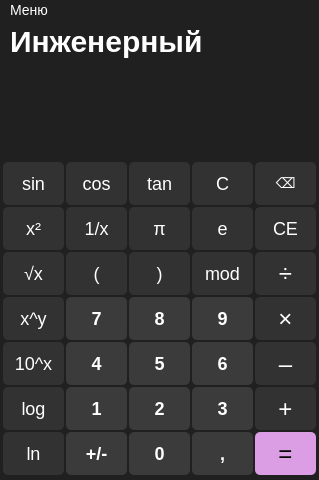
<?xml version="1.0" encoding="UTF-8"?>
<ui version="4.0">
 <class>Engine</class>
 <widget class="QMainWindow" name="Engine">
  <property name="geometry">
   <rect>
    <x>0</x>
    <y>0</y>
    <width>319</width>
    <height>480</height>
   </rect>
  </property>
  <property name="windowTitle">
   <string>MainWindow</string>
  </property>
  <property name="styleSheet">
   <string notr="true">background-color: rgb(32,32,32);</string>
  </property>
  <widget class="QWidget" name="centralwidget">
   <widget class="QPushButton" name="pushButtonRevers">
    <property name="geometry">
     <rect>
      <x>66</x>
      <y>186</y>
      <width>61</width>
      <height>43</height>
     </rect>
    </property>
    <property name="styleSheet">
     <string notr="true">QPushButton {
	background-color: rgb(50,50,50);
	color: white;
	border-radius: 5px;
	font-size: 18px;
}
QPushButton:hover {
	background-color: rgb(59,59,59);
	color: white;
	border-radius: 5px;
	font-size: 18px;
}
QPushButton:pressed {
	background-color: rgb(50,50,50);
	color: white;
	border-radius: 5px;
	font-size: 18px;
}</string>
    </property>
    <property name="text">
     <string>1/x</string>
    </property>
   </widget>
   <widget class="QPushButton" name="pushButton3">
    <property name="geometry">
     <rect>
      <x>192</x>
      <y>366</y>
      <width>61</width>
      <height>43</height>
     </rect>
    </property>
    <property name="styleSheet">
     <string notr="true">QPushButton {
	color: white;
	background-color: rgb(59,59,59);
	font-family: &quot;Segoe UI&quot;;
	font-weight: 500;
	border-radius: 5px;
	font-size: 18px;
}
QPushButton:hover {
	color: white;
	background-color: rgb(50,50,50);
	border-radius: 5px;
	font-size: 18px;
}
QPushButton:pressed {
	color: white;
	background-color: rgb(40,40,40);
	border-radius: 5px;
	font-size: 18px;
}</string>
    </property>
    <property name="text">
     <string>3</string>
    </property>
   </widget>
   <widget class="QPushButton" name="pushButtonCE">
    <property name="geometry">
     <rect>
      <x>255</x>
      <y>186</y>
      <width>61</width>
      <height>43</height>
     </rect>
    </property>
    <property name="styleSheet">
     <string notr="true">QPushButton {
	background-color: rgb(50,50,50);
	color: white;
	border-radius: 5px;
	font-size: 18px;
}
QPushButton:hover {
	background-color: rgb(59,59,59);
	color: white;
	border-radius: 5px;
	font-size: 18px;
}
QPushButton:pressed {
	background-color: rgb(50,50,50);
	color: white;
	border-radius: 5px;
	font-size: 18px;
}</string>
    </property>
    <property name="text">
     <string>CE</string>
    </property>
   </widget>
   <widget class="QPushButton" name="pushButtonE">
    <property name="geometry">
     <rect>
      <x>192</x>
      <y>186</y>
      <width>61</width>
      <height>43</height>
     </rect>
    </property>
    <property name="styleSheet">
     <string notr="true">QPushButton {
	background-color: rgb(50,50,50);
	color: white;
	border-radius: 5px;
	font-size: 18px;
}
QPushButton:hover {
	background-color: rgb(59,59,59);
	color: white;
	border-radius: 5px;
	font-size: 18px;
}
QPushButton:pressed {
	background-color: rgb(50,50,50);
	color: white;
	border-radius: 5px;
	font-size: 18px;
}</string>
    </property>
    <property name="text">
     <string>e</string>
    </property>
   </widget>
   <widget class="QPushButton" name="pushButtonMult">
    <property name="geometry">
     <rect>
      <x>255</x>
      <y>276</y>
      <width>61</width>
      <height>43</height>
     </rect>
    </property>
    <property name="styleSheet">
     <string notr="true">QPushButton {
	background-color: rgb(50, 50, 50);
	color: white;
	border-radius: 5px;
	font-size: 24px;
}
QPushButton:hover {
	background-color: rgb(59, 59, 59);
	color: white;
	border-radius: 5px;
	font-size: 24px;
}
QPushButton:pressed {
	background-color: rgb(50,50,50);
	color: white;
	border-radius: 5px;
	font-size: 24px;
}</string>
    </property>
    <property name="text">
     <string>×</string>
    </property>
   </widget>
   <widget class="QPushButton" name="pushButton7">
    <property name="geometry">
     <rect>
      <x>66</x>
      <y>276</y>
      <width>61</width>
      <height>43</height>
     </rect>
    </property>
    <property name="styleSheet">
     <string notr="true">QPushButton {
	color: white;
	background-color: rgb(59,59,59);
	font-family: &quot;Segoe UI&quot;;
	font-weight: 500;
	border-radius: 5px;
	font-size: 18px;
}
QPushButton:hover {
	color: white;
	background-color: rgb(50,50,50);
	border-radius: 5px;
	font-size: 18px;
}
QPushButton:pressed {
	color: white;
	background-color: rgb(40,40,40);
	border-radius: 5px;
	font-size: 18px;
}</string>
    </property>
    <property name="text">
     <string>7</string>
    </property>
   </widget>
   <widget class="QPushButton" name="pushButton0">
    <property name="geometry">
     <rect>
      <x>129</x>
      <y>411</y>
      <width>61</width>
      <height>43</height>
     </rect>
    </property>
    <property name="styleSheet">
     <string notr="true">QPushButton {
	color: white;
	background-color: rgb(59,59,59);
	font-family: &quot;Segoe UI&quot;;
	font-weight: 500;
	border-radius: 5px;
	font-size: 18px;
}
QPushButton:hover {
	color: white;
	background-color: rgb(50,50,50);
	border-radius: 5px;
	font-size: 18px;
}
QPushButton:pressed {
	color: white;
	background-color: rgb(40,40,40);
	border-radius: 5px;
	font-size: 18px;
}</string>
    </property>
    <property name="text">
     <string>0</string>
    </property>
   </widget>
   <widget class="QPushButton" name="pushButtonResult">
    <property name="geometry">
     <rect>
      <x>255</x>
      <y>411</y>
      <width>61</width>
      <height>43</height>
     </rect>
    </property>
    <property name="styleSheet">
     <string notr="true">QPushButton {
	background-color: rgb(219,158,229);
	color: black;
	border-radius: 5px;
	font-size: 24px;
}
QPushButton:hover {
	background-color:  rgb(200,145,210);
	color: black;
	border-radius: 5px;
	font-size: 24px;
}
QPushButton:pressed {
	background-color: rgb(181,132,189);
	color: rgb(115,84,121);
	border-radius: 5px;
	font-size: 24px;

}</string>
    </property>
    <property name="text">
     <string>=</string>
    </property>
   </widget>
   <widget class="QPushButton" name="pushButton6">
    <property name="geometry">
     <rect>
      <x>192</x>
      <y>321</y>
      <width>61</width>
      <height>43</height>
     </rect>
    </property>
    <property name="styleSheet">
     <string notr="true">QPushButton {
	color: white;
	background-color: rgb(59,59,59);
	font-family: &quot;Segoe UI&quot;;
	font-weight: 500;
	border-radius: 5px;
	font-size: 18px;
}
QPushButton:hover {
	color: white;
	background-color: rgb(50,50,50);
	border-radius: 5px;
	font-size: 18px;
}
QPushButton:pressed {
	color: white;
	background-color: rgb(40,40,40);
	border-radius: 5px;
	font-size: 18px;
}</string>
    </property>
    <property name="text">
     <string>6</string>
    </property>
   </widget>
   <widget class="QPushButton" name="pushButton2">
    <property name="geometry">
     <rect>
      <x>129</x>
      <y>366</y>
      <width>61</width>
      <height>43</height>
     </rect>
    </property>
    <property name="styleSheet">
     <string notr="true">QPushButton {
	color: white;
	background-color: rgb(59,59,59);
	font-family: &quot;Segoe UI&quot;;
	font-weight: 500;
	border-radius: 5px;
	font-size: 18px;
}
QPushButton:hover {
	color: white;
	background-color: rgb(50,50,50);
	border-radius: 5px;
	font-size: 18px;
}
QPushButton:pressed {
	color: white;
	background-color: rgb(40,40,40);
	border-radius: 5px;
	font-size: 18px;
}</string>
    </property>
    <property name="text">
     <string>2</string>
    </property>
   </widget>
   <widget class="QPushButton" name="pushButton8">
    <property name="geometry">
     <rect>
      <x>129</x>
      <y>276</y>
      <width>61</width>
      <height>43</height>
     </rect>
    </property>
    <property name="styleSheet">
     <string notr="true">QPushButton {
	color: white;
	background-color: rgb(59,59,59);
	font-family: &quot;Segoe UI&quot;;
	font-weight: 500;
	border-radius: 5px;
	font-size: 18px;
}
QPushButton:hover {
	color: white;
	background-color: rgb(50,50,50);
	border-radius: 5px;
	font-size: 18px;
}
QPushButton:pressed {
	color: white;
	background-color: rgb(40,40,40);
	border-radius: 5px;
	font-size: 18px;
}</string>
    </property>
    <property name="text">
     <string>8</string>
    </property>
   </widget>
   <widget class="QPushButton" name="pushButton5">
    <property name="geometry">
     <rect>
      <x>129</x>
      <y>321</y>
      <width>61</width>
      <height>43</height>
     </rect>
    </property>
    <property name="styleSheet">
     <string notr="true">QPushButton {
	color: white;
	background-color: rgb(59,59,59);
	font-family: &quot;Segoe UI&quot;;
	font-weight: 500;
	border-radius: 5px;
	font-size: 18px;
}
QPushButton:hover {
	color: white;
	background-color: rgb(50,50,50);
	border-radius: 5px;
	font-size: 18px;
}
QPushButton:pressed {
	color: white;
	background-color: rgb(40,40,40);
	border-radius: 5px;
	font-size: 18px;
}</string>
    </property>
    <property name="text">
     <string>5</string>
    </property>
   </widget>
   <widget class="QPushButton" name="pushButtonPlus">
    <property name="geometry">
     <rect>
      <x>255</x>
      <y>366</y>
      <width>61</width>
      <height>43</height>
     </rect>
    </property>
    <property name="styleSheet">
     <string notr="true">QPushButton {
	background-color: rgb(50, 50, 50);
	color: white;

	border-radius: 5px;
	font-size: 24px;
}
QPushButton:hover {
	background-color: rgb(59, 59, 59);
	color: white;
	border-radius: 5px;
	font-size: 24px;
}
QPushButton:pressed {
	background-color: rgb(50,50,50);
	color: white;
	border-radius: 5px;
	font-size: 24px;
}</string>
    </property>
    <property name="text">
     <string>+</string>
    </property>
   </widget>
   <widget class="QPushButton" name="pushButton9">
    <property name="geometry">
     <rect>
      <x>192</x>
      <y>276</y>
      <width>61</width>
      <height>43</height>
     </rect>
    </property>
    <property name="styleSheet">
     <string notr="true">QPushButton {
	color: white;
	background-color: rgb(59,59,59);
	font-family: &quot;Segoe UI&quot;;
	font-weight: 500;
	border-radius: 5px;
	font-size: 18px;
}
QPushButton:hover {
	color: white;
	background-color: rgb(50,50,50);
	border-radius: 5px;
	font-size: 18px;
}
QPushButton:pressed {
	color: white;
	background-color: rgb(40,40,40);
	border-radius: 5px;
	font-size: 18px;
}</string>
    </property>
    <property name="text">
     <string>9</string>
    </property>
   </widget>
   <widget class="QPushButton" name="pushButton4">
    <property name="geometry">
     <rect>
      <x>66</x>
      <y>321</y>
      <width>61</width>
      <height>43</height>
     </rect>
    </property>
    <property name="styleSheet">
     <string notr="true">QPushButton {
	color: white;
	background-color: rgb(59,59,59);
	font-family: &quot;Segoe UI&quot;;
	font-weight: 500;
	border-radius: 5px;
	font-size: 18px;
}
QPushButton:hover {
	color: white;
	background-color: rgb(50,50,50);
	border-radius: 5px;
	font-size: 18px;
}
QPushButton:pressed {
	color: white;
	background-color: rgb(40,40,40);
	border-radius: 5px;
	font-size: 18px;
}</string>
    </property>
    <property name="text">
     <string>4</string>
    </property>
   </widget>
   <widget class="QPushButton" name="pushButtonPi">
    <property name="geometry">
     <rect>
      <x>129</x>
      <y>186</y>
      <width>61</width>
      <height>43</height>
     </rect>
    </property>
    <property name="styleSheet">
     <string notr="true">QPushButton {
	background-color: rgb(50,50,50);
	color: white;
	border-radius: 5px;
	font-size: 18px;
}
QPushButton:hover {
	background-color: rgb(59,59,59);
	color: white;
	border-radius: 5px;
	font-size: 18px;
}
QPushButton:pressed {
	background-color: rgb(50,50,50);
	color: white;
	border-radius: 5px;
	font-size: 18px;
}</string>
    </property>
    <property name="text">
     <string>π</string>
    </property>
   </widget>
   <widget class="QPushButton" name="pushButtonSub">
    <property name="geometry">
     <rect>
      <x>255</x>
      <y>231</y>
      <width>61</width>
      <height>43</height>
     </rect>
    </property>
    <property name="styleSheet">
     <string notr="true">QPushButton {
	background-color: rgb(50, 50, 50);
	color: white;
	border-radius: 5px;
	font-size: 24px;
}
QPushButton:hover {
	background-color: rgb(59, 59, 59);
	color: white;
	border-radius: 5px;
	font-size: 24px;
}
QPushButton:pressed {
	background-color: rgb(50,50,50);
	color: white;
	border-radius: 5px;
	font-size: 24px;
}</string>
    </property>
    <property name="text">
     <string>÷</string>
    </property>
   </widget>
   <widget class="QPushButton" name="pushButtonUnary">
    <property name="geometry">
     <rect>
      <x>66</x>
      <y>411</y>
      <width>61</width>
      <height>43</height>
     </rect>
    </property>
    <property name="styleSheet">
     <string notr="true">QPushButton {
	color: white;
	background-color: rgb(59,59,59);
	font-family: &quot;Segoe UI&quot;;
	font-weight: 500;
	border-radius: 5px;
	font-size: 18px;
}
QPushButton:hover {
	color: white;
	background-color: rgb(50,50,50);
	border-radius: 5px;
	font-size: 18px;
}
QPushButton:pressed {
	color: white;
	background-color: rgb(40,40,40);
	border-radius: 5px;
	font-size: 18px;
}</string>
    </property>
    <property name="text">
     <string>+/-</string>
    </property>
   </widget>
   <widget class="QPushButton" name="pushButtonMinus">
    <property name="geometry">
     <rect>
      <x>255</x>
      <y>321</y>
      <width>61</width>
      <height>43</height>
     </rect>
    </property>
    <property name="styleSheet">
     <string notr="true">QPushButton {
	background-color: rgb(50, 50, 50);
	color: white;
	border-radius: 5px;
	font-size: 24px;
}
QPushButton:hover {
	background-color: rgb(59, 59, 59);
	color: white;
	border-radius: 5px;
	font-size: 24px;
}
QPushButton:pressed {
	background-color: rgb(50,50,50);
	color: white;
	border-radius: 5px;
	font-size: 24px;
}</string>
    </property>
    <property name="text">
     <string>–</string>
    </property>
   </widget>
   <widget class="QPushButton" name="pushButtonClose">
    <property name="geometry">
     <rect>
      <x>129</x>
      <y>231</y>
      <width>61</width>
      <height>43</height>
     </rect>
    </property>
    <property name="styleSheet">
     <string notr="true">QPushButton {
	background-color: rgb(50,50,50);
	color: white;
	border-radius: 5px;
	font-size: 18px;
}
QPushButton:hover {
	background-color: rgb(59,59,59);
	color: white;
	border-radius: 5px;
	font-size: 18px;
}
QPushButton:pressed {
	background-color: rgb(50,50,50);
	color: white;
	border-radius: 5px;
	font-size: 18px;
}</string>
    </property>
    <property name="text">
     <string>)</string>
    </property>
   </widget>
   <widget class="QPushButton" name="pushButtonOpen">
    <property name="geometry">
     <rect>
      <x>66</x>
      <y>231</y>
      <width>61</width>
      <height>43</height>
     </rect>
    </property>
    <property name="styleSheet">
     <string notr="true">QPushButton {
	background-color: rgb(50,50,50);
	color: white;
	border-radius: 5px;
	font-size: 18px;
}
QPushButton:hover {
	background-color: rgb(59,59,59);
	color: white;
	border-radius: 5px;
	font-size: 18px;
}
QPushButton:pressed {
	background-color: rgb(50,50,50);
	color: white;
	border-radius: 5px;
	font-size: 18px;
}</string>
    </property>
    <property name="text">
     <string>(</string>
    </property>
   </widget>
   <widget class="QPushButton" name="pushButtonDot">
    <property name="geometry">
     <rect>
      <x>192</x>
      <y>411</y>
      <width>61</width>
      <height>43</height>
     </rect>
    </property>
    <property name="styleSheet">
     <string notr="true">QPushButton {
	color: white;
	background-color: rgb(59,59,59);
	font-family: &quot;Segoe UI&quot;;
	font-weight: 500;
	border-radius: 5px;
	font-size: 18px;
}
QPushButton:hover {
	color: white;
	background-color: rgb(50,50,50);
	border-radius: 5px;
	font-size: 18px;
}
QPushButton:pressed {
	color: white;
	background-color: rgb(40,40,40);
	border-radius: 5px;
	font-size: 18px;
}</string>
    </property>
    <property name="text">
     <string>,</string>
    </property>
   </widget>
   <widget class="QPushButton" name="pushButton1">
    <property name="geometry">
     <rect>
      <x>66</x>
      <y>366</y>
      <width>61</width>
      <height>43</height>
     </rect>
    </property>
    <property name="styleSheet">
     <string notr="true">QPushButton {
	color: white;
	background-color: rgb(59,59,59);
	font-family: &quot;Segoe UI&quot;;
	font-weight: 500;
	border-radius: 5px;
	font-size: 18px;
}
QPushButton:hover {
	color: white;
	background-color: rgb(50,50,50);
	border-radius: 5px;
	font-size: 18px;
}
QPushButton:pressed {
	color: white;
	background-color: rgb(40,40,40);
	border-radius: 5px;
	font-size: 18px;
}</string>
    </property>
    <property name="text">
     <string>1</string>
    </property>
   </widget>
   <widget class="QPushButton" name="pushButtonMod">
    <property name="geometry">
     <rect>
      <x>192</x>
      <y>231</y>
      <width>61</width>
      <height>43</height>
     </rect>
    </property>
    <property name="styleSheet">
     <string notr="true">QPushButton {
	background-color: rgb(50,50,50);
	color: white;
	border-radius: 5px;
	font-size: 18px;
}
QPushButton:hover {
	background-color: rgb(59,59,59);
	color: white;
	border-radius: 5px;
	font-size: 18px;
}
QPushButton:pressed {
	background-color: rgb(50,50,50);
	color: white;
	border-radius: 5px;
	font-size: 18px;
}</string>
    </property>
    <property name="text">
     <string>mod</string>
    </property>
   </widget>
   <widget class="QPushButton" name="pushButtonPow2">
    <property name="geometry">
     <rect>
      <x>3</x>
      <y>186</y>
      <width>61</width>
      <height>43</height>
     </rect>
    </property>
    <property name="styleSheet">
     <string notr="true">QPushButton {
	background-color: rgb(50,50,50);
	color: white;
	border-radius: 5px;
	font-size: 18px;
}
QPushButton:hover {
	background-color: rgb(59,59,59);
	color: white;
	border-radius: 5px;
	font-size: 18px;
}
QPushButton:pressed {
	background-color: rgb(50,50,50);
	color: white;
	border-radius: 5px;
	font-size: 18px;
}</string>
    </property>
    <property name="text">
     <string>x²</string>
    </property>
   </widget>
   <widget class="QPushButton" name="pushButtonLog">
    <property name="geometry">
     <rect>
      <x>3</x>
      <y>366</y>
      <width>61</width>
      <height>43</height>
     </rect>
    </property>
    <property name="styleSheet">
     <string notr="true">QPushButton {
	background-color: rgb(50,50,50);
	color: white;
	border-radius: 5px;
	font-size: 18px;
}
QPushButton:hover {
	background-color: rgb(59,59,59);
	color: white;
	border-radius: 5px;
	font-size: 18px;
}
QPushButton:pressed {
	background-color: rgb(50,50,50);
	color: white;
	border-radius: 5px;
	font-size: 18px;
}</string>
    </property>
    <property name="text">
     <string>log</string>
    </property>
   </widget>
   <widget class="QPushButton" name="pushButtonSqrt">
    <property name="geometry">
     <rect>
      <x>3</x>
      <y>231</y>
      <width>61</width>
      <height>43</height>
     </rect>
    </property>
    <property name="styleSheet">
     <string notr="true">QPushButton {
	background-color: rgb(50,50,50);
	color: white;
	border-radius: 5px;
	font-size: 18px;
}
QPushButton:hover {
	background-color: rgb(59,59,59);
	color: white;
	border-radius: 5px;
	font-size: 18px;
}
QPushButton:pressed {
	background-color: rgb(50,50,50);
	color: white;
	border-radius: 5px;
	font-size: 18px;
}</string>
    </property>
    <property name="text">
     <string>√x</string>
    </property>
   </widget>
   <widget class="QPushButton" name="pushButtonPow">
    <property name="geometry">
     <rect>
      <x>3</x>
      <y>276</y>
      <width>61</width>
      <height>43</height>
     </rect>
    </property>
    <property name="styleSheet">
     <string notr="true">QPushButton {
	background-color: rgb(50,50,50);
	color: white;
	border-radius: 5px;
	font-size: 18px;
}
QPushButton:hover {
	background-color: rgb(59,59,59);
	color: white;
	border-radius: 5px;
	font-size: 18px;
}
QPushButton:pressed {
	background-color: rgb(50,50,50);
	color: white;
	border-radius: 5px;
	font-size: 18px;
}</string>
    </property>
    <property name="text">
     <string>x^y</string>
    </property>
   </widget>
   <widget class="QPushButton" name="pushButtonLn">
    <property name="geometry">
     <rect>
      <x>3</x>
      <y>411</y>
      <width>61</width>
      <height>43</height>
     </rect>
    </property>
    <property name="styleSheet">
     <string notr="true">QPushButton {
	background-color: rgb(50,50,50);
	color: white;
	border-radius: 5px;
	font-size: 18px;
}
QPushButton:hover {
	background-color: rgb(59,59,59);
	color: white;
	border-radius: 5px;
	font-size: 18px;
}
QPushButton:pressed {
	background-color: rgb(50,50,50);
	color: white;
	border-radius: 5px;
	font-size: 18px;
}</string>
    </property>
    <property name="text">
     <string>ln</string>
    </property>
   </widget>
   <widget class="QPushButton" name="pushButton10Pow">
    <property name="geometry">
     <rect>
      <x>3</x>
      <y>321</y>
      <width>61</width>
      <height>43</height>
     </rect>
    </property>
    <property name="styleSheet">
     <string notr="true">QPushButton {
	background-color: rgb(50,50,50);
	color: white;
	border-radius: 5px;
	font-size: 18px;
}
QPushButton:hover {
	background-color: rgb(59,59,59);
	color: white;
	border-radius: 5px;
	font-size: 18px;
}
QPushButton:pressed {
	background-color: rgb(50,50,50);
	color: white;
	border-radius: 5px;
	font-size: 18px;
}</string>
    </property>
    <property name="text">
     <string>10^x</string>
    </property>
   </widget>
   <widget class="QPushButton" name="pushButtonCos">
    <property name="geometry">
     <rect>
      <x>66</x>
      <y>141</y>
      <width>61</width>
      <height>43</height>
     </rect>
    </property>
    <property name="styleSheet">
     <string notr="true">QPushButton {
	background-color: rgb(50,50,50);
	color: white;
	border-radius: 5px;
	font-size: 18px;
}
QPushButton:hover {
	background-color: rgb(59,59,59);
	color: white;
	border-radius: 5px;
	font-size: 18px;
}
QPushButton:pressed {
	background-color: rgb(50,50,50);
	color: white;
	border-radius: 5px;
	font-size: 18px;
}</string>
    </property>
    <property name="text">
     <string>cos</string>
    </property>
   </widget>
   <widget class="QPushButton" name="pushButtonTan">
    <property name="geometry">
     <rect>
      <x>129</x>
      <y>141</y>
      <width>61</width>
      <height>43</height>
     </rect>
    </property>
    <property name="styleSheet">
     <string notr="true">QPushButton {
	background-color: rgb(50,50,50);
	color: white;
	border-radius: 5px;
	font-size: 18px;
}
QPushButton:hover {
	background-color: rgb(59,59,59);
	color: white;
	border-radius: 5px;
	font-size: 18px;
}
QPushButton:pressed {
	background-color: rgb(50,50,50);
	color: white;
	border-radius: 5px;
	font-size: 18px;
}</string>
    </property>
    <property name="text">
     <string>tan</string>
    </property>
   </widget>
   <widget class="QPushButton" name="pushButtonDel">
    <property name="geometry">
     <rect>
      <x>255</x>
      <y>141</y>
      <width>61</width>
      <height>43</height>
     </rect>
    </property>
    <property name="styleSheet">
     <string notr="true">QPushButton {
	background-color: rgb(50,50,50);
	color: white;
	border-radius: 5px;
	font-size: 14px;
}
QPushButton:hover {
	background-color: rgb(59,59,59);
	color: white;
	border-radius: 5px;
	font-size: 14px;
}
QPushButton:pressed {
	background-color: rgb(50,50,50);
	color: white;
	border-radius: 5px;
	font-size: 14px;
}</string>
    </property>
    <property name="text">
     <string>⌫</string>
    </property>
   </widget>
   <widget class="QPushButton" name="pushButtonSin">
    <property name="geometry">
     <rect>
      <x>3</x>
      <y>141</y>
      <width>61</width>
      <height>43</height>
     </rect>
    </property>
    <property name="styleSheet">
     <string notr="true">QPushButton {
	background-color: rgb(50,50,50);
	color: white;
	border-radius: 5px;
	font-size: 18px;
}
QPushButton:hover {
	background-color: rgb(59,59,59);
	color: white;
	border-radius: 5px;
	font-size: 18px;
}
QPushButton:pressed {
	background-color: rgb(50,50,50);
	color: white;
	border-radius: 5px;
	font-size: 18px;
}</string>
    </property>
    <property name="text">
     <string>sin</string>
    </property>
   </widget>
   <widget class="QPushButton" name="pushButtonC">
    <property name="geometry">
     <rect>
      <x>192</x>
      <y>141</y>
      <width>61</width>
      <height>43</height>
     </rect>
    </property>
    <property name="styleSheet">
     <string notr="true">QPushButton {
	background-color: rgb(50,50,50);
	color: white;
	border-radius: 5px;
	font-size: 18px;
}
QPushButton:hover {
	background-color: rgb(59,59,59);
	color: white;
	border-radius: 5px;
	font-size: 18px;
}
QPushButton:pressed {
	background-color: rgb(50,50,50);
	color: white;
	border-radius: 5px;
	font-size: 18px;
}</string>
    </property>
    <property name="text">
     <string>C</string>
    </property>
   </widget>
   <widget class="QLineEdit" name="result_show">
    <property name="geometry">
     <rect>
      <x>12</x>
      <y>55</y>
      <width>295</width>
      <height>61</height>
     </rect>
    </property>
    <property name="layoutDirection">
     <enum>Qt::RightToLeft</enum>
    </property>
    <property name="styleSheet">
     <string notr="true">QLineEdit {
	text-align: right;
	font-size: 47px;
	font-weight: 600;
	color: white;
	border: none;
}
</string>
    </property>
    <property name="alignment">
     <set>Qt::AlignRight|Qt::AlignTrailing|Qt::AlignVCenter</set>
    </property>
   </widget>
   <widget class="QLabel" name="label">
    <property name="geometry">
     <rect>
      <x>10</x>
      <y>0</y>
      <width>201</width>
      <height>41</height>
     </rect>
    </property>
    <property name="styleSheet">
     <string notr="true">QLabel {
	color: white;
	font-size: 30px;
	font-weight: 600;
	font-family: &quot;Segoe UI&quot;;
}</string>
    </property>
    <property name="text">
     <string>Инженерный</string>
    </property>
   </widget>
  </widget>
  <widget class="QMenuBar" name="menubar">
   <property name="geometry">
    <rect>
     <x>0</x>
     <y>0</y>
     <width>319</width>
     <height>24</height>
    </rect>
   </property>
   <property name="styleSheet">
    <string notr="true">QMenuBar {
	color: white;
	font-size: 14px;
}

QMenuBar::item:selected {
	background-color: rgb(59, 59, 59);
	border-radius: 2px;
}</string>
   </property>
   <widget class="QMenu" name="menuMenu">
    <property name="styleSheet">
     <string notr="true">QMenu {
	color: white;
	font-size: 14px;
}
QMenu:selected {
	color: white;
	background-color: rgb(59,59,59);
	border-radius: 5px;
	font-size: 14px;
}
QMenu:pressed {
	color: white;
	background-color: rgb(40,40,40);
	border-radius: 5px;
	font-size: 14px;
}</string>
    </property>
    <property name="title">
     <string>Меню</string>
    </property>
    <addaction name="action1"/>
    <addaction name="action2"/>
    <addaction name="action3"/>
    <addaction name="action4"/>
   </widget>
   <addaction name="menuMenu"/>
  </widget>
  <action name="action1">
   <property name="text">
    <string>Обычный</string>
   </property>
  </action>
  <action name="action2">
   <property name="text">
    <string>Инженерный</string>
   </property>
  </action>
  <action name="action3">
   <property name="text">
    <string>Графики</string>
   </property>
  </action>
  <action name="action4">
   <property name="text">
    <string>Кредиты</string>
   </property>
  </action>
 </widget>
 <resources/>
 <connections/>
</ui>
